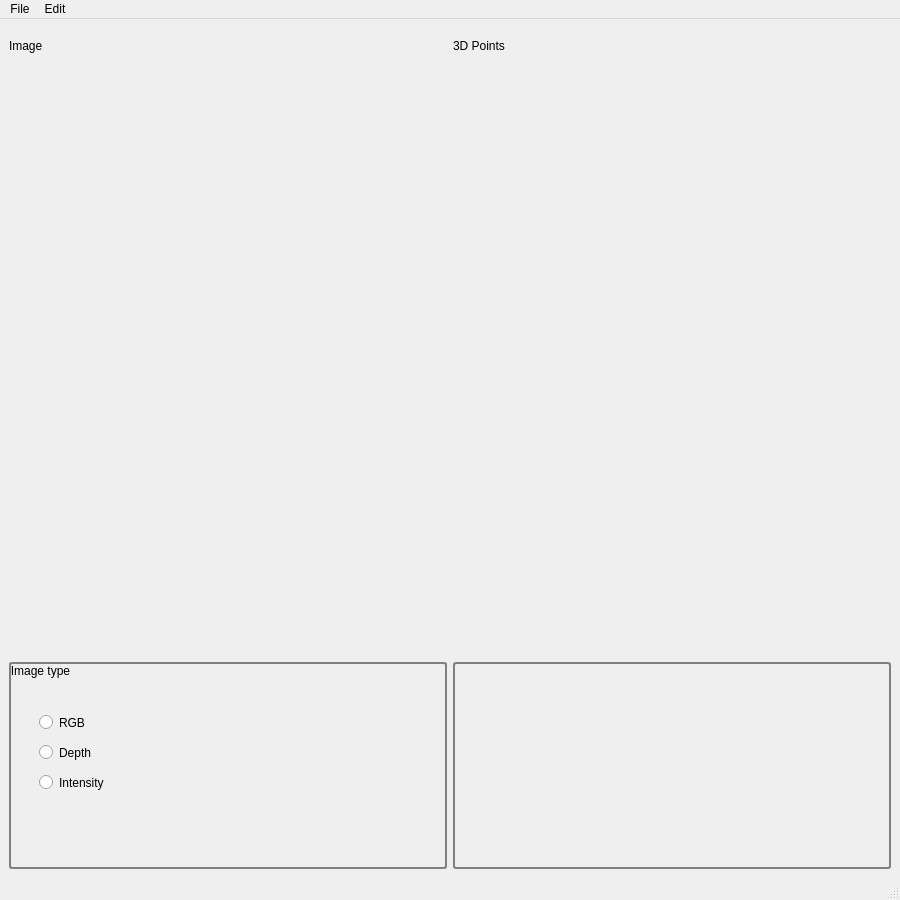
<?xml version="1.0" encoding="UTF-8"?>
<ui version="4.0">
 <class>MainWindow</class>
 <widget class="QMainWindow" name="MainWindow">
  <property name="geometry">
   <rect>
    <x>0</x>
    <y>0</y>
    <width>900</width>
    <height>900</height>
   </rect>
  </property>
  <property name="minimumSize">
   <size>
    <width>900</width>
    <height>900</height>
   </size>
  </property>
  <property name="windowTitle">
   <string>Interactive Graph Cut Segmentation</string>
  </property>
  <widget class="QWidget" name="centralwidget">
   <layout class="QGridLayout" name="gridLayout_2">
    <item row="0" column="0">
     <layout class="QGridLayout" name="gridLayout" rowstretch="1,17,6">
      <item row="0" column="0">
       <widget class="QLabel" name="label_9">
        <property name="text">
         <string>Image</string>
        </property>
       </widget>
      </item>
      <item row="0" column="1">
       <widget class="QLabel" name="label_10">
        <property name="text">
         <string>3D Points</string>
        </property>
       </widget>
      </item>
      <item row="1" column="0">
       <widget class="QVTKWidget" name="qvtkWidgetLeft" native="true"/>
      </item>
      <item row="1" column="1">
       <widget class="QVTKWidget" name="qvtkWidgetRight" native="true"/>
      </item>
      <item row="2" column="0">
       <widget class="QGroupBox" name="grpSelection">
        <property name="styleSheet">
         <string notr="true">QGroupBox#grpSelection { 
     border: 2px solid gray; 
     border-radius: 3px; 
 } 

QGroupBox#grpSelection::title { 
    background-color: transparent;
 } </string>
        </property>
        <property name="title">
         <string>Image type</string>
        </property>
        <widget class="QRadioButton" name="radDepth">
         <property name="geometry">
          <rect>
           <x>30</x>
           <y>80</y>
           <width>106</width>
           <height>21</height>
          </rect>
         </property>
         <property name="text">
          <string>Depth</string>
         </property>
        </widget>
        <widget class="QRadioButton" name="radRGB">
         <property name="geometry">
          <rect>
           <x>30</x>
           <y>50</y>
           <width>106</width>
           <height>21</height>
          </rect>
         </property>
         <property name="text">
          <string>RGB</string>
         </property>
        </widget>
        <widget class="QRadioButton" name="radIntensity">
         <property name="geometry">
          <rect>
           <x>30</x>
           <y>110</y>
           <width>131</width>
           <height>21</height>
          </rect>
         </property>
         <property name="text">
          <string>Intensity</string>
         </property>
        </widget>
       </widget>
      </item>
      <item row="2" column="1">
       <widget class="QGroupBox" name="groupBox">
        <property name="styleSheet">
         <string notr="true">QGroupBox#groupBox { 
     border: 2px solid gray; 
     border-radius: 3px; 
 } 

QGroupBox#groupBox::title { 
    background-color: transparent;
 } </string>
        </property>
        <property name="title">
         <string/>
        </property>
        <property name="flat">
         <bool>false</bool>
        </property>
       </widget>
      </item>
     </layout>
    </item>
   </layout>
  </widget>
  <widget class="QMenuBar" name="menubar">
   <property name="geometry">
    <rect>
     <x>0</x>
     <y>0</y>
     <width>900</width>
     <height>33</height>
    </rect>
   </property>
   <widget class="QMenu" name="menuFile">
    <property name="title">
     <string>File</string>
    </property>
    <addaction name="actionOpenImage"/>
    <addaction name="actionQuit"/>
   </widget>
   <widget class="QMenu" name="menuEdit">
    <property name="title">
     <string>Edit</string>
    </property>
    <addaction name="actionFlipImage"/>
   </widget>
   <addaction name="menuFile"/>
   <addaction name="menuEdit"/>
  </widget>
  <widget class="QStatusBar" name="statusbar"/>
  <action name="actionOpenImage">
   <property name="text">
    <string>Open Image</string>
   </property>
  </action>
  <action name="actionOpen_Grayscale_Image">
   <property name="text">
    <string>Open As Grayscale Image</string>
   </property>
  </action>
  <action name="actionOpen_RGBDI_Image">
   <property name="text">
    <string>Open As RGBDI Image</string>
   </property>
  </action>
  <action name="actionQuit">
   <property name="text">
    <string>Quit</string>
   </property>
  </action>
  <action name="actionFlipImage">
   <property name="text">
    <string>Flip Image</string>
   </property>
  </action>
 </widget>
 <customwidgets>
  <customwidget>
   <class>QVTKWidget</class>
   <extends>QWidget</extends>
   <header>QVTKWidget.h</header>
  </customwidget>
 </customwidgets>
 <resources/>
 <connections/>
</ui>
